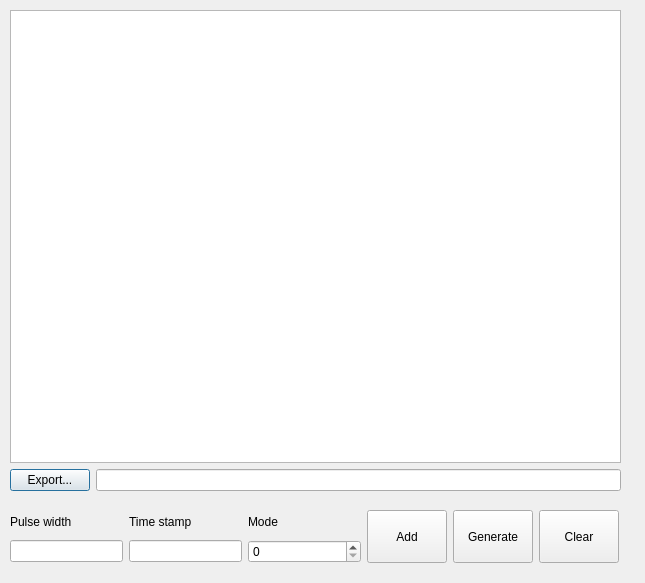
<?xml version="1.0" encoding="UTF-8"?>
<ui version="4.0">
 <class>Dialog</class>
 <widget class="QDialog" name="Dialog">
  <property name="geometry">
   <rect>
    <x>0</x>
    <y>0</y>
    <width>645</width>
    <height>583</height>
   </rect>
  </property>
  <property name="windowTitle">
   <string>Dialog</string>
  </property>
  <widget class="QWidget" name="verticalLayoutWidget">
   <property name="geometry">
    <rect>
     <x>10</x>
     <y>10</y>
     <width>611</width>
     <height>481</height>
    </rect>
   </property>
   <layout class="QVBoxLayout" name="verticalLayout">
    <item>
     <widget class="MatplotlibWidget" name="mpl_regressor"/>
    </item>
    <item>
     <layout class="QHBoxLayout" name="horizontalLayout_2">
      <item>
       <widget class="QPushButton" name="pushButton_exp">
        <property name="text">
         <string>Export...</string>
        </property>
       </widget>
      </item>
      <item>
       <widget class="QLineEdit" name="lineEdit_expath"/>
      </item>
     </layout>
    </item>
   </layout>
  </widget>
  <widget class="QWidget" name="horizontalLayoutWidget">
   <property name="geometry">
    <rect>
     <x>10</x>
     <y>510</y>
     <width>609</width>
     <height>53</height>
    </rect>
   </property>
   <layout class="QHBoxLayout" name="horizontalLayout">
    <item>
     <layout class="QGridLayout" name="gridLayout">
      <item row="0" column="1">
       <widget class="QLabel" name="label_ts">
        <property name="text">
         <string>Time stamp</string>
        </property>
       </widget>
      </item>
      <item row="0" column="2">
       <widget class="QLabel" name="label_mode">
        <property name="sizePolicy">
         <sizepolicy hsizetype="Expanding" vsizetype="Preferred">
          <horstretch>0</horstretch>
          <verstretch>0</verstretch>
         </sizepolicy>
        </property>
        <property name="text">
         <string>Mode</string>
        </property>
       </widget>
      </item>
      <item row="1" column="0">
       <widget class="QLineEdit" name="lineEdit_pw"/>
      </item>
      <item row="1" column="2">
       <widget class="QSpinBox" name="spinBox_mode">
        <property name="sizePolicy">
         <sizepolicy hsizetype="Expanding" vsizetype="Fixed">
          <horstretch>0</horstretch>
          <verstretch>0</verstretch>
         </sizepolicy>
        </property>
       </widget>
      </item>
      <item row="1" column="1">
       <widget class="QLineEdit" name="lineEdit_ts"/>
      </item>
      <item row="0" column="0">
       <widget class="QLabel" name="label_pw">
        <property name="text">
         <string>Pulse width</string>
        </property>
       </widget>
      </item>
     </layout>
    </item>
    <item>
     <widget class="QPushButton" name="pushButton_add">
      <property name="sizePolicy">
       <sizepolicy hsizetype="Minimum" vsizetype="Expanding">
        <horstretch>0</horstretch>
        <verstretch>0</verstretch>
       </sizepolicy>
      </property>
      <property name="text">
       <string>Add</string>
      </property>
     </widget>
    </item>
    <item>
     <widget class="QPushButton" name="pushButton_gen">
      <property name="sizePolicy">
       <sizepolicy hsizetype="Minimum" vsizetype="Expanding">
        <horstretch>0</horstretch>
        <verstretch>0</verstretch>
       </sizepolicy>
      </property>
      <property name="text">
       <string>Generate</string>
      </property>
     </widget>
    </item>
    <item>
     <widget class="QPushButton" name="pushButton_cl">
      <property name="sizePolicy">
       <sizepolicy hsizetype="Minimum" vsizetype="Expanding">
        <horstretch>0</horstretch>
        <verstretch>0</verstretch>
       </sizepolicy>
      </property>
      <property name="text">
       <string>Clear</string>
      </property>
     </widget>
    </item>
   </layout>
  </widget>
 </widget>
 <customwidgets>
  <customwidget>
   <class>MatplotlibWidget</class>
   <extends>QGraphicsView</extends>
   <header>matplotlibwidget.h</header>
  </customwidget>
 </customwidgets>
 <resources/>
 <connections/>
</ui>
